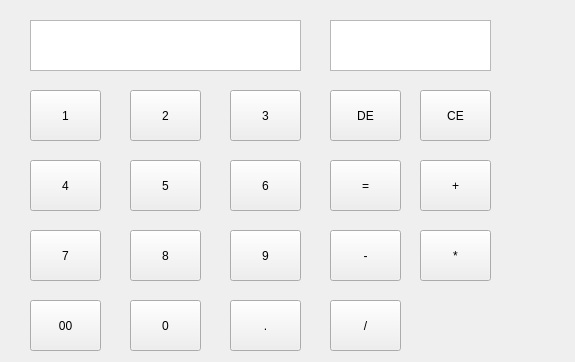
<?xml version="1.0" encoding="UTF-8"?>
<ui version="4.0">
 <class>Widget</class>
 <widget class="QWidget" name="Widget">
  <property name="geometry">
   <rect>
    <x>0</x>
    <y>0</y>
    <width>575</width>
    <height>362</height>
   </rect>
  </property>
  <property name="windowTitle">
   <string>Widget</string>
  </property>
  <widget class="QPushButton" name="pushButton">
   <property name="geometry">
    <rect>
     <x>30</x>
     <y>90</y>
     <width>71</width>
     <height>51</height>
    </rect>
   </property>
   <property name="text">
    <string>1</string>
   </property>
  </widget>
  <widget class="QTextEdit" name="textEdit">
   <property name="geometry">
    <rect>
     <x>30</x>
     <y>20</y>
     <width>271</width>
     <height>51</height>
    </rect>
   </property>
   <property name="minimumSize">
    <size>
     <width>271</width>
     <height>51</height>
    </size>
   </property>
   <property name="html">
    <string>&lt;!DOCTYPE HTML PUBLIC &quot;-//W3C//DTD HTML 4.0//EN&quot; &quot;http://www.w3.org/TR/REC-html40/strict.dtd&quot;&gt;
&lt;html&gt;&lt;head&gt;&lt;meta name=&quot;qrichtext&quot; content=&quot;1&quot; /&gt;&lt;meta charset=&quot;utf-8&quot; /&gt;&lt;style type=&quot;text/css&quot;&gt;
p, li { white-space: pre-wrap; }
hr { height: 1px; border-width: 0; }
li.unchecked::marker { content: &quot;\2610&quot;; }
li.checked::marker { content: &quot;\2612&quot;; }
&lt;/style&gt;&lt;/head&gt;&lt;body style=&quot; font-family:'Microsoft YaHei UI'; font-size:9pt; font-weight:400; font-style:normal;&quot;&gt;
&lt;p style=&quot;-qt-paragraph-type:empty; margin-top:0px; margin-bottom:0px; margin-left:0px; margin-right:0px; -qt-block-indent:0; text-indent:0px;&quot;&gt;&lt;br /&gt;&lt;/p&gt;&lt;/body&gt;&lt;/html&gt;</string>
   </property>
  </widget>
  <widget class="QTextEdit" name="textEdit_3">
   <property name="geometry">
    <rect>
     <x>330</x>
     <y>20</y>
     <width>161</width>
     <height>51</height>
    </rect>
   </property>
  </widget>
  <widget class="QPushButton" name="pushButton_2">
   <property name="geometry">
    <rect>
     <x>30</x>
     <y>160</y>
     <width>71</width>
     <height>51</height>
    </rect>
   </property>
   <property name="text">
    <string>4</string>
   </property>
  </widget>
  <widget class="QPushButton" name="pushButton_3">
   <property name="geometry">
    <rect>
     <x>30</x>
     <y>230</y>
     <width>71</width>
     <height>51</height>
    </rect>
   </property>
   <property name="text">
    <string>7</string>
   </property>
  </widget>
  <widget class="QPushButton" name="pushButton_4">
   <property name="geometry">
    <rect>
     <x>130</x>
     <y>90</y>
     <width>71</width>
     <height>51</height>
    </rect>
   </property>
   <property name="text">
    <string>2</string>
   </property>
  </widget>
  <widget class="QPushButton" name="pushButton_5">
   <property name="geometry">
    <rect>
     <x>230</x>
     <y>90</y>
     <width>71</width>
     <height>51</height>
    </rect>
   </property>
   <property name="text">
    <string>3</string>
   </property>
  </widget>
  <widget class="QPushButton" name="pushButton_6">
   <property name="geometry">
    <rect>
     <x>330</x>
     <y>90</y>
     <width>71</width>
     <height>51</height>
    </rect>
   </property>
   <property name="text">
    <string>DE</string>
   </property>
  </widget>
  <widget class="QPushButton" name="pushButton_7">
   <property name="geometry">
    <rect>
     <x>130</x>
     <y>160</y>
     <width>71</width>
     <height>51</height>
    </rect>
   </property>
   <property name="text">
    <string>5</string>
   </property>
  </widget>
  <widget class="QPushButton" name="pushButton_8">
   <property name="geometry">
    <rect>
     <x>130</x>
     <y>230</y>
     <width>71</width>
     <height>51</height>
    </rect>
   </property>
   <property name="text">
    <string>8</string>
   </property>
  </widget>
  <widget class="QPushButton" name="pushButton_9">
   <property name="geometry">
    <rect>
     <x>130</x>
     <y>300</y>
     <width>71</width>
     <height>51</height>
    </rect>
   </property>
   <property name="text">
    <string>0</string>
   </property>
  </widget>
  <widget class="QPushButton" name="pushButton_10">
   <property name="geometry">
    <rect>
     <x>230</x>
     <y>160</y>
     <width>71</width>
     <height>51</height>
    </rect>
   </property>
   <property name="text">
    <string>6</string>
   </property>
  </widget>
  <widget class="QPushButton" name="pushButton_11">
   <property name="geometry">
    <rect>
     <x>230</x>
     <y>230</y>
     <width>71</width>
     <height>51</height>
    </rect>
   </property>
   <property name="text">
    <string>9</string>
   </property>
  </widget>
  <widget class="QPushButton" name="pushButton_12">
   <property name="geometry">
    <rect>
     <x>230</x>
     <y>300</y>
     <width>71</width>
     <height>51</height>
    </rect>
   </property>
   <property name="text">
    <string>.</string>
   </property>
  </widget>
  <widget class="QPushButton" name="pushButton_13">
   <property name="geometry">
    <rect>
     <x>420</x>
     <y>160</y>
     <width>71</width>
     <height>51</height>
    </rect>
   </property>
   <property name="text">
    <string>+</string>
   </property>
  </widget>
  <widget class="QPushButton" name="pushButton_14">
   <property name="geometry">
    <rect>
     <x>330</x>
     <y>230</y>
     <width>71</width>
     <height>51</height>
    </rect>
   </property>
   <property name="text">
    <string>-</string>
   </property>
  </widget>
  <widget class="QPushButton" name="pushButton_15">
   <property name="geometry">
    <rect>
     <x>420</x>
     <y>230</y>
     <width>71</width>
     <height>51</height>
    </rect>
   </property>
   <property name="text">
    <string>*</string>
   </property>
  </widget>
  <widget class="QPushButton" name="pushButton_17">
   <property name="geometry">
    <rect>
     <x>420</x>
     <y>90</y>
     <width>71</width>
     <height>51</height>
    </rect>
   </property>
   <property name="text">
    <string>CE</string>
   </property>
  </widget>
  <widget class="QPushButton" name="pushButton_18">
   <property name="geometry">
    <rect>
     <x>330</x>
     <y>300</y>
     <width>71</width>
     <height>51</height>
    </rect>
   </property>
   <property name="text">
    <string>/</string>
   </property>
  </widget>
  <widget class="QPushButton" name="pushButton_16">
   <property name="geometry">
    <rect>
     <x>30</x>
     <y>300</y>
     <width>71</width>
     <height>51</height>
    </rect>
   </property>
   <property name="text">
    <string>00</string>
   </property>
  </widget>
  <widget class="QPushButton" name="pushButton_19">
   <property name="geometry">
    <rect>
     <x>330</x>
     <y>160</y>
     <width>71</width>
     <height>51</height>
    </rect>
   </property>
   <property name="text">
    <string>=</string>
   </property>
  </widget>
 </widget>
 <resources/>
 <connections/>
</ui>
